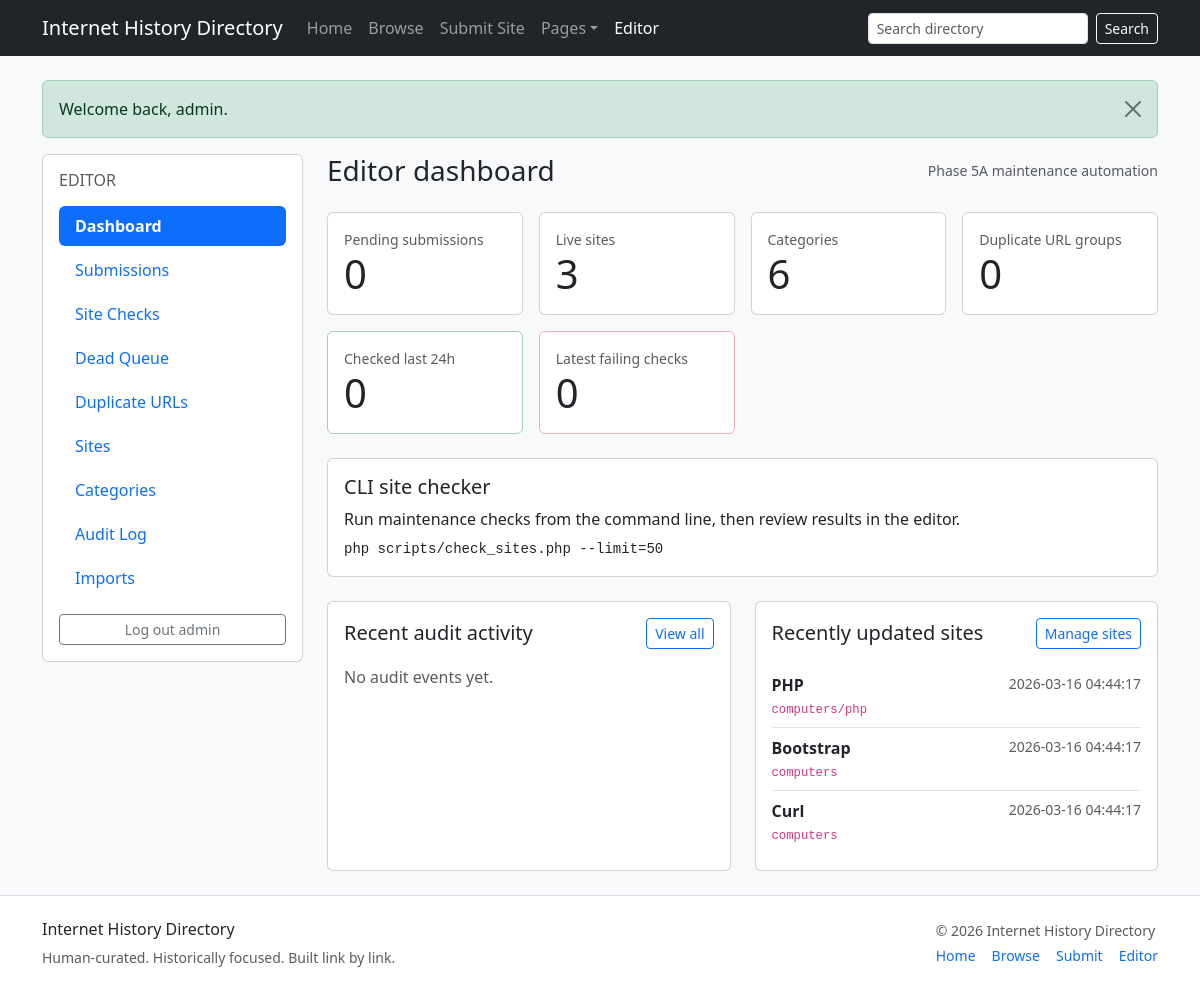
Page /editor (signed in) on the committed database.
### tables this page shows
CREATE TABLE sites (
    id INT UNSIGNED AUTO_INCREMENT PRIMARY KEY,
    category_id INT UNSIGNED NOT NULL,
    title VARCHAR(255) NOT NULL,
    slug VARCHAR(180) NOT NULL,
    url VARCHAR(2083) NULL,
    normalized_url VARCHAR(2083) NULL,
    content_type ENUM('link','text') NOT NULL DEFAULT 'link',
    description TEXT NOT NULL,
    body_text MEDIUMTEXT NULL,
    text_source_note VARCHAR(255) NULL,
    text_author VARCHAR(255) NULL,
    language_code VARCHAR(10) NULL,
    country_code VARCHAR(10) NULL,
    status ENUM('active','dead','flagged') NOT NULL DEFAULT 'active',
    source_type ENUM('manual','submission','dmoz_import') NOT NULL DEFAULT 'manual',
    source_key VARCHAR(255) NULL,
    original_title VARCHAR(255) NULL,
    original_description TEXT NULL,
    original_url VARCHAR(2083) NULL,
    import_batch_id INT UNSIGNED NULL,
    submitted_by_user_id INT UNSIGNED NULL,
    is_reviewed TINYINT(1) NOT NULL DEFAULT 1,
    approved_at DATETIME NULL,
    is_active TINYINT(1) NOT NULL DEFAULT 1,
    is_featured TINYINT(1) NOT NULL DEFAULT 0,
    created_at DATETIME NOT NULL DEFAULT CURRENT_TIMESTAMP,
    updated_at DATETIME NOT NULL DEFAULT CURRENT_TIMESTAMP,
    CONSTRAINT fk_sites_category FOREIGN KEY (category_id) REFERENCES categories(id) ON DELETE CASCADE,
    CONSTRAINT fk_sites_submitted_by FOREIGN KEY (submitted_by_user_id) REFERENCES users(id) ON DELETE SET NULL,
    KEY idx_sites_category (category_id),
    KEY idx_sites_status (status),
    KEY idx_sites_source_type (source_type),
    KEY idx_sites_import_batch (import_batch_id),
    UNIQUE KEY uq_sites_normalized_url (normalized_url(191))
);

CREATE TABLE categories (
    id INT UNSIGNED AUTO_INCREMENT PRIMARY KEY,
    parent_id INT UNSIGNED NULL,
    slug VARCHAR(150) NOT NULL,
    path VARCHAR(500) NOT NULL,
    name VARCHAR(150) NOT NULL,
    description TEXT NULL,
    sort_order INT NOT NULL DEFAULT 0,
    is_active TINYINT(1) NOT NULL DEFAULT 1,
    is_featured TINYINT(1) NOT NULL DEFAULT 0,
    source_type ENUM('manual','dmoz_import') NOT NULL DEFAULT 'manual',
    source_key VARCHAR(255) NULL,
    import_batch_id INT UNSIGNED NULL,
    created_at DATETIME NOT NULL DEFAULT CURRENT_TIMESTAMP,
    updated_at DATETIME NOT NULL DEFAULT CURRENT_TIMESTAMP,
    CONSTRAINT fk_categories_parent FOREIGN KEY (parent_id) REFERENCES categories(id) ON DELETE SET NULL,
    UNIQUE KEY uq_categories_path (path(191)),
    KEY idx_categories_parent (parent_id),
    KEY idx_categories_slug (slug),
    KEY idx_categories_import_batch (import_batch_id)
);

### app/Core/Controller.php (called while the page is built, shortened)
<?php
class Controller
{
    protected function view(string $view, array $data = []): void
    {
        $data['headerSearchQuery'] = $data['headerSearchQuery'] ?? trim((string) ($_GET['q'] ?? ''));
        extract($data, EXTR_SKIP);
        $viewFile = dirname(__DIR__) . '/Views/' . $view . '.php';
        require dirname(__DIR__) . '/Views/layouts/header.php';
        require $viewFile;
        require dirname(__DIR__) . '/Views/layouts/footer.php';
    }
}

### app/Controllers/EditorSubmissionController.php (called while the page is built, shortened)
<?php
class EditorSubmissionController extends Controller
{
    public function dashboard(): void
    {
        $submissionModel = new Submission($this->db);
        $siteModel = new Site($this->db);
        $categoryModel = new Category($this->db);
        $importModel = new ImportBatch($this->db);
        $auditLog = new AuditLog($this->db);
        $this->view('editor/dashboard', [
            'pageTitle' => 'Editor Dashboard',
            'pendingCount' => $submissionModel->pendingCount(),
            'siteCount' => $siteModel->editorCount(),
            'categoryCount' => count($categoryModel->allForEditor()),
            'importBatchCount' => count($importModel->all()),
            'duplicateCount' => $siteModel->duplicateGroupCount(),
            'checked24hCount' => $siteModel->checkedWithinHours(24),
            'failingCheckCount' => $siteModel->deadCountByLatestCheck(),
            'recentAudit' => $auditLog->recent(8),
            'recentSites' => $siteModel->recentUpdated(8),
        ]);
    }
}

### public/index.php (called while the page is built, shortened)
<?php
$basePath = dirname(__DIR__);
require $basePath . '/app/helpers.php';
$appConfig = require $basePath . '/config/app.php';
$dbConfig = require $basePath . '/config/database.php';
$db = new App\Core\Database($dbConfig);
$router = new App\Core\Router();
$router->dispatch($_SERVER['REQUEST_METHOD'], $_SERVER['REQUEST_URI'], $db, $appConfig);

### app/helpers.php (called while the page is built, shortened)
<?php
function config(string $key, $default = null)
{
    $config = $GLOBALS['app_config'] ?? [];
    return $config[$key] ?? $default;
}
function e(?string $value): string
{
    return htmlspecialchars((string) $value, ENT_QUOTES, 'UTF-8');
}
function base_url(string $path = ''): string
{
    $base = rtrim((string) config('base_url', ''), '/');
    $path = '/' . ltrim($path, '/');
    if ($base === '') {
        return $path;
    }
    return $base . $path;
}

### app/Core/Database.php (called while the page is built, shortened)
<?php
class Database
{
    private PDO $pdo;
    public function __construct(array $config)
    {
        $dsn = sprintf(
            'mysql:host=%s;port=%d;dbname=%s;charset=%s',
            $config['host'],
            $config['port'],
            $config['database'],
            $config['charset']
        );
        $this->pdo = new PDO($dsn, $config['username'], $config['password'], [
            PDO::ATTR_ERRMODE => PDO::ERRMODE_EXCEPTION,
            PDO::ATTR_DEFAULT_FETCH_MODE => PDO::FETCH_ASSOC,
        ]);
    }
    public function query(string $sql, array $params = []): PDOStatement
    {
        $stmt = $this->pdo->prepare($sql);
        $stmt->execute($params);
        return $stmt;
    }
    public function fetchAll(string $sql, array $params = []): array
    {
        return $this->query($sql, $params)->fetchAll();
    }
}

### app/Models/Site.php (called while the page is built, shortened)
<?php
class Site extends Model
{
    public function recentUpdated(int $limit = 8): array
    {
        return $this->db->fetchAll(
            'SELECT s.*, c.name AS category_name, c.path AS category_path
             FROM sites s
             INNER JOIN categories c ON c.id = s.category_id
             ORDER BY s.updated_at DESC, s.id DESC
             LIMIT ' . (int) $limit
        );
    }
}

### app/Views/editor/dashboard.php (the view, shortened to what this page needs)
<div class="row g-4">
    <div class="col-lg-3">
        <?php require __DIR__ . '/../layouts/editor_nav.php'; ?>
    </div>
    <div class="col-lg-9">
        <div class="d-flex justify-content-between align-items-center mb-4">
            <h1 class="h3 mb-0">Editor dashboard</h1>
            <div class="small text-muted">Phase 5A maintenance automation</div>
        </div>
        <div class="row g-3 mb-4">
            <div class="col-md-6 col-xl-3"><div class="card"><div class="card-body"><div class="text-muted small">Pending submissions</div><div class="display-6"><?= (int) $pendingCount ?></div></div></div></div>
            <div class="col-md-6 col-xl-3"><div class="card"><div class="card-body"><div class="text-muted small">Live sites</div><div class="display-6"><?= (int) $siteCount ?></div></div></div></div>
            <div class="col-md-6 col-xl-3"><div class="card"><div class="card-body"><div class="text-muted small">Categories</div><div class="display-6"><?= (int) $categoryCount ?></div></div></div></div>
            <div class="col-md-6 col-xl-3"><div class="card"><div class="card-body"><div class="text-muted small">Duplicate URL groups</div><div class="display-6"><?= (int) $duplicateCount ?></div></div></div></div>
            <div class="col-md-6 col-xl-3"><div class="card border-success-subtle"><div class="card-body"><div class="text-muted small">Checked last 24h</div><div class="display-6"><?= (int) ($checked24hCount ?? 0) ?></div></div></div></div>
            <div class="col-md-6 col-xl-3"><div class="card border-danger-subtle"><div class="card-body"><div class="text-muted small">Latest failing checks</div><div class="display-6"><?= (int) ($failingCheckCount ?? 0) ?></div></div></div></div>
        </div>
        <div class="card mb-4">
            <div class="card-body">
                <h2 class="h5">CLI site checker</h2>
                <p class="mb-2">Run maintenance checks from the command line, then review results in the editor.</p>
                <pre class="mb-0"><code>php scripts/check_sites.php --limit=50</code></pre>
            </div>
        </div>
        <div class="row g-4">
            <div class="col-lg-6">
                <div class="card h-100">
                    <div class="card-body">
                        <div class="d-flex justify-content-between align-items-center mb-3">
                            <h2 class="h5 mb-0">Recent audit activity</h2>
                            <a class="btn btn-sm btn-outline-primary" href="<?= e(base_url('/editor/audit')) ?>">View all</a>
                        </div>
                        <?php if (empty($recentAudit)): ?>
                            <p class="text-muted mb-0">No audit events yet.</p>
                        <?php endif; ?>
                    </div>
                </div>
            </div>
            <div class="col-lg-6">
                <div class="card h-100">
                    <div class="card-body">
                        <div class="d-flex justify-content-between align-items-center mb-3">
                            <h2 class="h5 mb-0">Recently updated sites</h2>
                            <a class="btn btn-sm btn-outline-primary" href="<?= e(base_url('/editor/sites')) ?>">Manage sites</a>
                        </div>
                        <?php if (empty($recentSites)): ?>
                            <p class="text-muted mb-0">No sites yet.</p>
                        <?php else: ?>
                            <div class="list-group list-group-flush">
                                <?php foreach ($recentSites as $site): ?>
                                    <div class="list-group-item px-0">
                                        <div class="d-flex justify-content-between gap-3">
                                            <div>
                                                <div><strong><?= e($site['title']) ?></strong></div>
                                                <div class="small text-muted"><code><?= e($site['category_path']) ?></code></div>
                                            </div>
                                            <div class="text-end small text-muted"><?= e($site['updated_at']) ?></div>
                                        </div>
                                    </div>
                                <?php endforeach; ?>
                            </div>
                        <?php endif; ?>
                    </div>
                </div>
            </div>
        </div>
    </div>
</div>

### app/Core/Router.php (shortened to what this page needs)
<?php
class Router
{
    private array $routes = [];
    private function addRoute(string $method, string $pattern, array $handler): void
    {
        $this->routes[] = compact('method', 'pattern', 'handler');
    }
    public function dispatch(string $method, string $uri, Database $db, array $appConfig): void
    {
        $path = parse_url($uri, PHP_URL_PATH) ?: '/';
        foreach ($this->routes as $route) {
            if ($route['method'] !== strtoupper($method)) {
                continue;
            }
            $params = $this->match($route['pattern'], $path);
            if ($params === null) {
                continue;
            }
            [$controllerClass, $action] = $route['handler'];
            $controller = new $controllerClass($db, $appConfig);
            $controller->$action(...array_values($params));
            return;
        }
    }
    private function match(string $pattern, string $path): ?array
    {
        $regex = preg_replace_callback('/\{([a-zA-Z_][a-zA-Z0-9_]*)(:([^}]+))?\}/', function ($matches) {
            $name = $matches[1];
            $subPattern = $matches[3] ?? '[^/]+';
            return '(?P<' . $name . '>' . $subPattern . ')';
        }, $pattern);
        $regex = '#^' . $regex . '$#';
        if (!preg_match($regex, $path, $matches)) {
            return null;
        }
        $params = [];
        return $params;
    }
}

### public/assets/css/app.css (style rules this page uses)
body { min-height: 100vh; }

### rows in the picture
sites: title "PHP", category.path "computers/php", updated_at "2026-03-16 04:44:17"
sites: title "Bootstrap", category.path "computers", updated_at "2026-03-16 04:44:17"
sites: title "Curl", category.path "computers", updated_at "2026-03-16 04:44:17"

### other values in the picture
$categoryCount "6"
